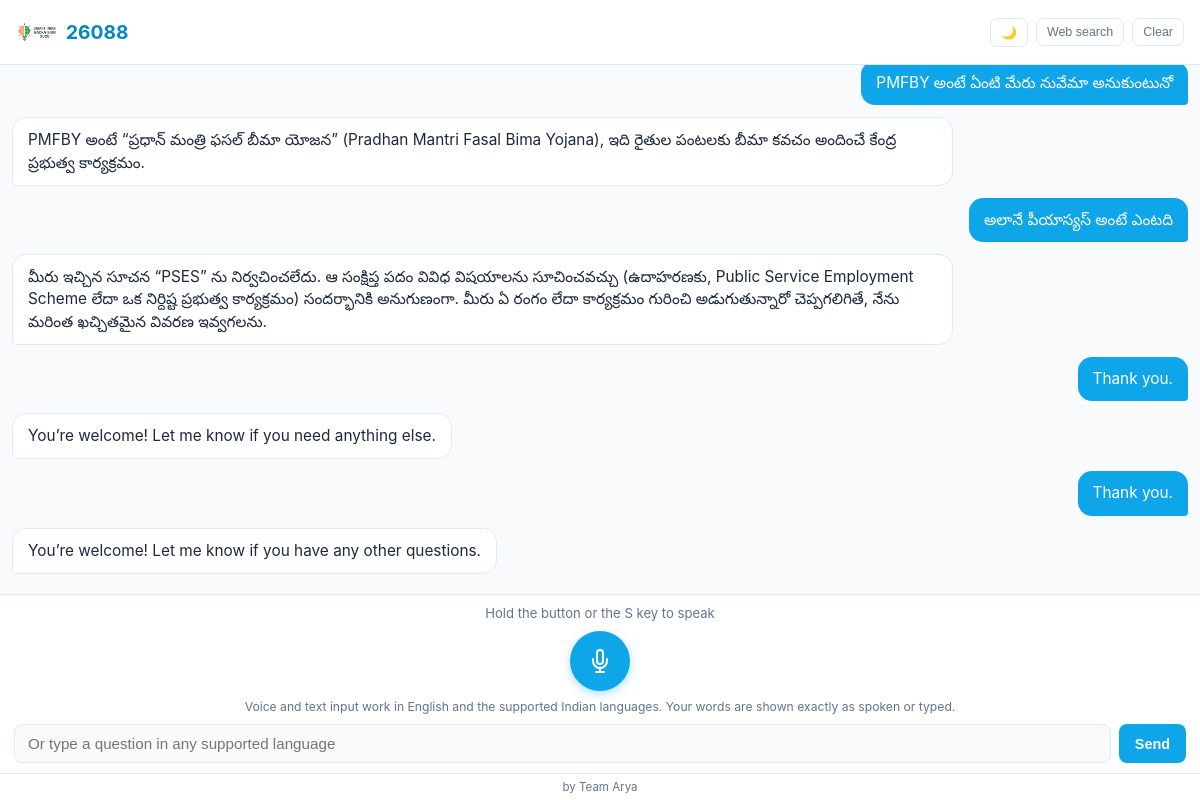
The page / on the database its author committed.
### tables this page shows
CREATE TABLE messages (
            id INTEGER PRIMARY KEY AUTOINCREMENT,
            username TEXT NOT NULL,
            role TEXT NOT NULL,
            text TEXT NOT NULL,
            lang TEXT NOT NULL DEFAULT 'en',
            source TEXT NOT NULL DEFAULT 'web',
            ts INTEGER NOT NULL DEFAULT 0);

### app.py (the view)
@app.route("/")
def root():
    messages = modl.get_messages(CHAT_USER)
    return render_template("chat.html", messages=messages)

### modl.py (called while the page is built)
def get_conn():
    conn = sqlite3.connect(DB_PATH, check_same_thread=False)
    conn.row_factory = sqlite3.Row
    return conn

def get_messages(username, limit=200):
    conn = get_conn()
    rows = conn.execute(
        "SELECT id, role, text, lang, source, ts FROM messages WHERE username=? "
        "ORDER BY ts DESC, id DESC LIMIT ?",
        (username, limit),
    ).fetchall()
    conn.close()
    return [dict(r) for r in reversed(rows)]

### templates/chat.html (shortened to what this page needs)
<!DOCTYPE html>
<html lang="en">
<head>
</head>
<body>
<div class="app">
  <header>
    <div class="brand">
      <img src="{{ url_for('static', filename='logo.png') }}" alt="26088 logo">
      <span>26088</span>
    </div>
    <div class="header-actions">
      <button id="themeToggle" type="button">🌙</button>
      <button id="answerModeBtn" type="button" title="Toggle between web search and the local knowledge document">Web search</button>
      <button id="clearBtn" type="button">Clear</button>
    </div>
  </header>
  <main id="chatMain">
    {% for m in messages %}
      <div class="msg-row {{ 'user' if m.role == 'user' else 'assistant' }}">
        <div class="bubble">{{ m.text }}</div>
      </div>
    {% endfor %}
  </main>
  <div class="controls">
    <div class="status-line" id="statusLine">Hold the button or the S key to speak</div>
    <div class="mic-row">
      <button id="micBtn" type="button" aria-label="Hold to speak">
      </button>
    </div>
    <div class="mic-hint">Voice and text input work in English and the supported Indian languages. Your words are shown exactly as spoken or typed.</div>
    <form class="text-row" id="textForm">
      <input type="text" id="textInput" placeholder="Or type a question in any supported language" autocomplete="off">
      <button type="submit">Send</button>
    </form>
  </div>
  <footer>by Team Arya</footer>
</div>
</body>
</html>

### templates/chat.html (style rules this page uses)
* { margin:0; padding:0; box-sizing:border-box; }
:root { --sky:#0ea5e9; --sky-dark:#0284c7; --sky-light:#e0f2fe; --bg:#f8fafc; --card:#ffffff; --border:#dbeafe; --text:#1e293b; --muted:#64748b; --error:#dc2626; --rec:#ef4444; }
html,body { height:100%; background:var(--bg); color:var(--text); font-family:-apple-system,BlinkMacSystemFont,'Segoe UI',Roboto,Helvetica,Arial,sans-serif; font-size:16px; overflow:hidden; }
.app { height:100%; display:flex; flex-direction:column; padding-top:env(safe-area-inset-top,0px); padding-bottom:env(safe-area-inset-bottom,0px); }
header { display:flex; align-items:center; justify-content:space-between; padding:12px 16px; background:var(--card); border-bottom:1px solid var(--border); flex-shrink:0; gap:10px; flex-wrap:wrap; }
.brand { display:flex; align-items:center; gap:10px; }
.brand img { width:40px; height:40px; object-fit:contain; }
.brand span { font-size:1.2rem; font-weight:700; color:var(--sky-dark); }
.header-actions { display:flex; align-items:center; gap:8px; flex-wrap:wrap; }
.header-actions button, .header-actions a { background:none; border:1px solid var(--border); color:var(--muted); font-size:0.78rem; padding:6px 10px; border-radius:7px; cursor:pointer; text-decoration:none; white-space:nowrap; }
main { flex:1; overflow-y:auto; padding:16px 12px 8px; }
.msg-row { display:flex; margin-bottom:12px; }
.msg-row.user { justify-content:flex-end; }
.bubble { max-width:80%; padding:11px 15px; border-radius:14px; font-size:0.96rem; line-height:1.45; white-space:pre-wrap; word-wrap:break-word; }
.msg-row.user .bubble { background:var(--sky); color:#fff; border-bottom-right-radius:4px; }
.msg-row.assistant .bubble { background:var(--card); color:var(--text); border:1px solid var(--border); border-bottom-left-radius:4px; }
.controls { flex-shrink:0; background:var(--card); border-top:1px solid var(--border); padding:10px 14px; }
.status-line { text-align:center; font-size:0.82rem; color:var(--muted); min-height:18px; margin-bottom:8px; }
.mic-row { display:flex; align-items:center; justify-content:center; gap:12px; }
#micBtn { width:60px; height:60px; border-radius:50%; border:none; background:var(--sky); color:#fff; display:flex; align-items:center; justify-content:center; cursor:pointer; box-shadow:0 3px 10px rgba(14,165,233,0.35); transition:transform .1s, background .15s; user-select:none; touch-action:none; flex-shrink:0; }
#micBtn svg { width:24px; height:24px; }
.mic-hint { font-size:0.76rem; color:var(--muted); text-align:center; margin-top:8px; }
.text-row { display:flex; gap:8px; margin-top:10px; }
.text-row input { flex:1; min-width:0; padding:10px 13px; font-size:0.95rem; border:1px solid var(--border); border-radius:8px; outline:none; background:var(--bg); color:var(--text); }
.text-row button { padding:10px 16px; background:var(--sky); color:#fff; border:none; border-radius:8px; font-size:0.9rem; font-weight:600; cursor:pointer; flex-shrink:0; }
footer { text-align:center; padding:6px; font-size:0.72rem; color:var(--muted); background:var(--card); border-top:1px solid var(--border); flex-shrink:0; padding-bottom:calc(6px + env(safe-area-inset-bottom,0px)); }

### rows shown on the page
messages: text "PMFBY అంటే ఏంటి మేరు నువేమా అనుకుంటునో"
messages: text "PMFBY అంటే “ప్రధాన్ మంత్రి ఫసల్ బీమా యోజన” (Pradhan Mantri Fasal Bima Yojana), ఇది రైతుల పంటలకు బీమా కవచం అందించే కేంద్ర ప్రభుత్వ కార్యక్రమం."
messages: text "అలానే పీయాస్యస్ అంటే ఎంటది"
messages: text "మీరు ఇచ్చిన సూచన “PSES” ను నిర్వచించలేదు. ఆ సంక్షిప్త పదం వివిధ విషయాలను సూచించవచ్చు (ఉదాహరణకు, Public Service Employment Scheme లేదా ఒక నిర్దిష్ట ప్రభుత్వ కార్యక్రమం) సందర్భానికి అనుగుణంగా. మీరు ఏ రంగం లేదా కార్యక్రమం గురించి అడుగుతున్నారో చెప్పగలిగితే, నేను మరింత ఖచ్చితమైన వివరణ ఇవ్వగలను."
messages: text "Thank you."
messages: text "You’re welcome! Let me know if you need anything else."
messages: text "Thank you."
messages: text "You’re welcome! Let me know if you have any other questions."
